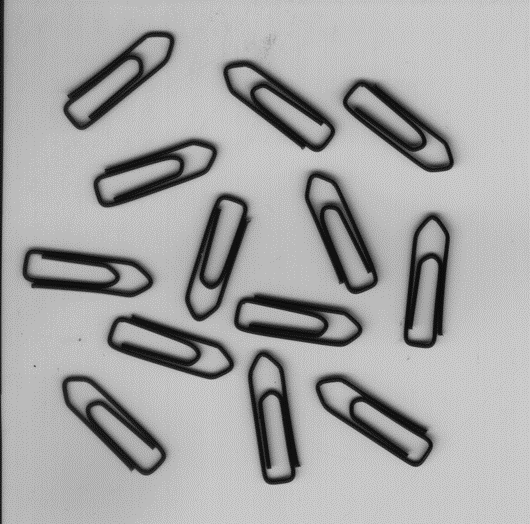
//> input picture ex15 count pins/1.png, 530 x 524 px
$ ./canny   (built with g++ and OpenCV 4)
//> lines starting //> are read from the running program, lines starting //| are printed output that depends on the picture; after the words box and inside, x2 and y2 are one past the last pixel; in counts of white or black regions, pixels touching at a corner belong together
#include <opencv2/opencv.hpp>
#include <iostream>

int main()
{
    using namespace cv;
    Mat srcMat = imread("D:\\project\\opencv_vscode\\ex15 count pins\\1.png");
//> srcMat is the input picture: 524 rows x 530 cols, CV_8UC3; min 9, max 204, mean 166.4
    if (srcMat.empty())
    {
        std::cout << "图像加载失败" << std::endl;
        return -1;
    }
    Mat dstMat_1;
    Mat dstMat_2;
    Mat dstMatdx;
    Mat dstMatdy;

    Sobel(srcMat, dstMatdx, CV_16SC1, 1, 0);
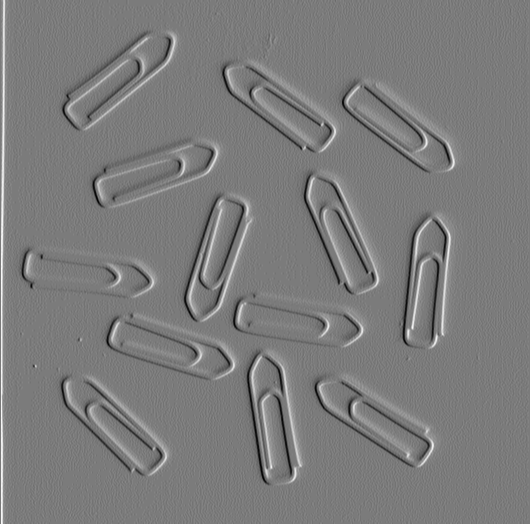
//> dstMatdx: 524 rows x 530 cols, CV_16SC3; min -510, max 544, mean 2.4; drawn with min black and max white
    Sobel(srcMat, dstMatdy, CV_16SC1, 0, 1);
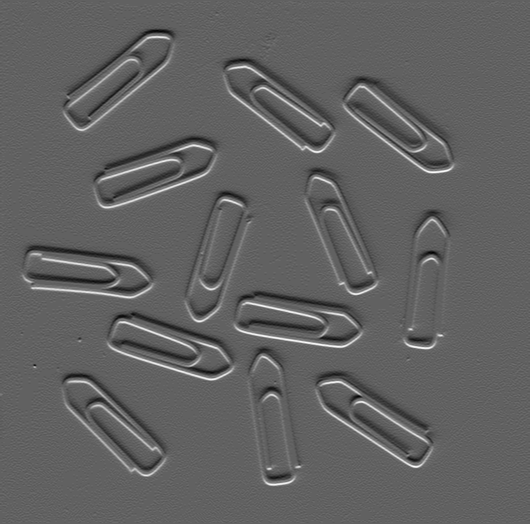
//> dstMatdy: 524 rows x 530 cols, CV_16SC3; min -391, max 629, mean 0.1; drawn with min black and max white

    Canny(dstMatdx, dstMatdy, dstMat_1, 50, 100);
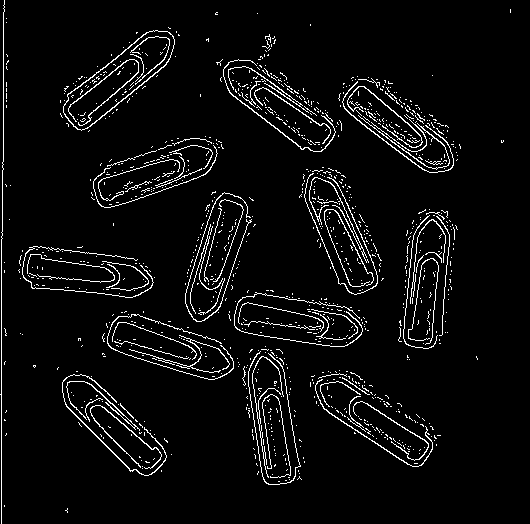
//> dstMat_1: 524 rows x 530 cols, CV_8UC1; 4.9% white in thin lines or dots
    Canny(srcMat, dstMat_2, 100, 200);
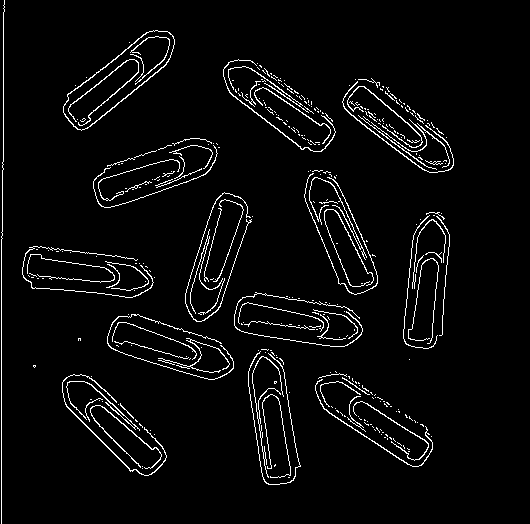
//> dstMat_2: 524 rows x 530 cols, CV_8UC1; 4.1% white in thin lines or dots, all inside (x1, y1, x2, y2) = (1, 0, 454, 524)
    imshow("srcMat", srcMat);
    imshow("dstMat_1", dstMat_1);
    imshow("dstMat_2", dstMat_2);
    waitKey(0);
    return 0;
}
